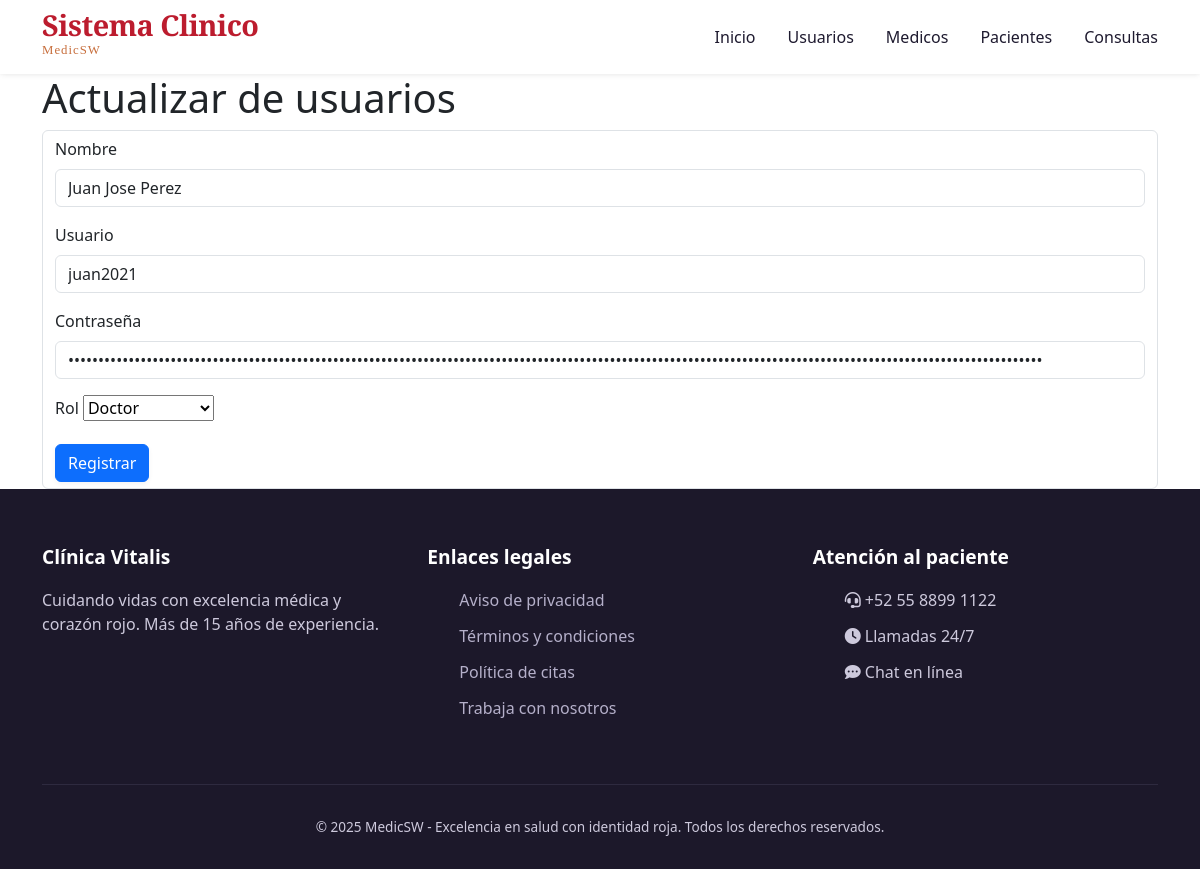
Screenshot of /usuarios/edit/2 with the database file from the repository.
### models/usuario_model.py (models this page shows, shortened)
class Usuario(db.Model):
    __tablename__ = "usuarios"
    id = db.Column(db.Integer, primary_key = True)
    nombre = db.Column(db.String(80), nullable = False)
    username = db.Column(db.String(20), nullable = False)
    password = db.Column(db.String, nullable = False)
    rol = db.Column(db.String(20), nullable = False)
    @staticmethod
    def get_by_id(id):
        return Usuario.query.get(id)

### controllers/usuario_control.py (the view, shortened to what this page needs)
@usuario_bp.route("/edit/<int:id>",methods=['GET','POST'])
def edit(id):
    usuario = Usuario.get_by_id(id)
    return usuario_view.edit(usuario)

### views/usuario_view.py (called while the page is built)
def edit(usuario):
    return render_template('usuarios/edit.html',usuario=usuario)

### templates/usuarios/edit.html (shortened to what this page needs)
{% extends 'base.html' %}
{% block content %}
<h1>Actualizar de usuarios</h1>
<form action="{{ url_for('usuario.edit',id=usuario.id) }}" class="form form-control" method="POST">
    <div class="mb-3">
        <label for="" class="form-label">Nombre</label>
        <input type="text" class="form-control" name="nombre" value="{{usuario.nombre}}">
    </div>
    <div class="mb-3">
        <label for="" class="form-label">Usuario</label>
        <input type="text" class="form-control" name="username" value="{{usuario.username}}">
    </div>
    <div class="mb-3">
        <label for="" class="form-label">Contraseña</label>
        <input type="password" class="form-control" name="password" value="{{usuario.password}}">
    </div>
    <div class="mb-3">
        <label for="" class="form-label">Rol</label>
        <select name="rol" id="">
            <option value="Doctor" {% if usuario.rol == 'Doctor' %}selected{% endif %}>Doctor</option>
        </select>
    </div>
    <button type="submit" class="btn btn-primary">Registrar</button>
</form>
{% endblock %}

### static/css/stylos.css (style rules this page uses)
* { margin: 0; padding: 0; box-sizing: border-box; }
body { font-family: 'Inter', sans-serif; background-color: #fefaf9; color: #1e1a2f; line-height: 1.5; scroll-behavior: smooth; }
:root { --primary: #bc1c2e; --primary-dark: #8e1624; --primary-light: #ffe8ea; --accent: #c76e3c; --accent-light: #fef0e6; --gray-light: #faf7f5; --gray-border: #ede5e2; --text-dark: #1e1a2f; --text-muted: #4a4458; --white: #ff0000; --shadow-sm: 0 10px 25px -5px rgba(0, 0, 0, 0.05), 0 8px 10px -6px rgba(0, 0, 0, 0.02); --shadow-md: 0 20px 28px -12px rgba(188, 28, 46, 0.12); --transition: all 0.25s ease; }
.btn { display: inline-flex; align-items: center; gap: 10px; background-color: var(--primary); color: white; font-weight: 600; padding: 12px 28px; border-radius: 40px; text-decoration: none; transition: var(--transition); border: none; cursor: pointer; font-size: 1rem; box-shadow: 0 2px 5px rgba(0,0,0,0.05); }
html { scroll-padding-top: 80px; }

### rows the page displays
Usuario: nombre "Juan Jose Perez", username "juan2021", rol "Doctor"
